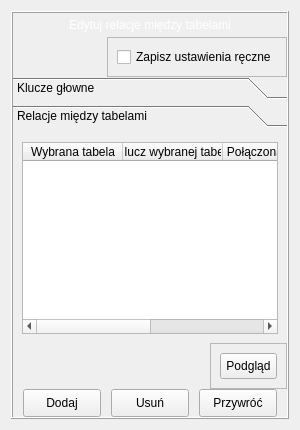
            <widget class="QWidget" name="relationMenuScreen">
             <layout class="QHBoxLayout" name="horizontalLayout_26">
              <item>
               <widget class="QFrame" name="frame_4">
                <property name="frameShape">
                 <enum>QFrame::Box</enum>
                </property>
                <property name="frameShadow">
                 <enum>QFrame::Raised</enum>
                </property>
                <layout class="QVBoxLayout" name="verticalLayout_21">
                 <property name="spacing">
                  <number>0</number>
                 </property>
                 <property name="leftMargin">
                  <number>0</number>
                 </property>
                 <property name="topMargin">
                  <number>0</number>
                 </property>
                 <property name="rightMargin">
                  <number>0</number>
                 </property>
                 <property name="bottomMargin">
                  <number>0</number>
                 </property>
                 <item>
                  <widget class="QFrame" name="frame_7">
                   <property name="frameShape">
                    <enum>QFrame::NoFrame</enum>
                   </property>
                   <property name="frameShadow">
                    <enum>QFrame::Raised</enum>
                   </property>
                   <layout class="QHBoxLayout" name="horizontalLayout_28">
                    <property name="spacing">
                     <number>5</number>
                    </property>
                    <property name="leftMargin">
                     <number>5</number>
                    </property>
                    <property name="topMargin">
                     <number>5</number>
                    </property>
                    <property name="rightMargin">
                     <number>5</number>
                    </property>
                    <property name="bottomMargin">
                     <number>5</number>
                    </property>
                    <item>
                     <widget class="QLabel" name="label_6">
                      <property name="styleSheet">
                       <string notr="true">font: 75 16pt &quot;Trebuchet MS&quot;;
color:white;</string>
                      </property>
                      <property name="text">
                       <string>Edytuj relacje między tabelami</string>
                      </property>
                      <property name="textFormat">
                       <enum>Qt::RichText</enum>
                      </property>
                      <property name="alignment">
                       <set>Qt::AlignCenter</set>
                      </property>
                      <property name="wordWrap">
                       <bool>true</bool>
                      </property>
                     </widget>
                    </item>
                   </layout>
                  </widget>
                 </item>
                 <item>
                  <widget class="QFrame" name="frame_5">
                   <property name="sizePolicy">
                    <sizepolicy hsizetype="Expanding" vsizetype="Expanding">
                     <horstretch>0</horstretch>
                     <verstretch>0</verstretch>
                    </sizepolicy>
                   </property>
                   <property name="frameShape">
                    <enum>QFrame::NoFrame</enum>
                   </property>
                   <property name="frameShadow">
                    <enum>QFrame::Raised</enum>
                   </property>
                   <layout class="QVBoxLayout" name="verticalLayout_34">
                    <property name="spacing">
                     <number>0</number>
                    </property>
                    <property name="leftMargin">
                     <number>0</number>
                    </property>
                    <property name="topMargin">
                     <number>0</number>
                    </property>
                    <property name="rightMargin">
                     <number>0</number>
                    </property>
                    <property name="bottomMargin">
                     <number>0</number>
                    </property>
                    <item alignment="Qt::AlignRight">
                     <widget class="QFrame" name="frame_51">
                      <property name="frameShape">
                       <enum>QFrame::StyledPanel</enum>
                      </property>
                      <property name="frameShadow">
                       <enum>QFrame::Raised</enum>
                      </property>
                      <layout class="QHBoxLayout" name="horizontalLayout_58">
                       <item>
                        <widget class="QCheckBox" name="saveRelationCheckbox">
                         <property name="text">
                          <string>Zapisz ustawienia ręczne</string>
                         </property>
                        </widget>
                       </item>
                      </layout>
                     </widget>
                    </item>
                    <item>
                     <widget class="QToolBox" name="relationBox">
                      <property name="styleSheet">
                       <string notr="true">font: 10pt &quot;Trebuchet MS&quot;;</string>
                      </property>
                      <property name="currentIndex">
                       <number>1</number>
                      </property>
                      <widget class="QWidget" name="primary">
                       <property name="geometry">
                        <rect>
                         <x>0</x>
                         <y>0</y>
                         <width>480</width>
                         <height>278</height>
                        </rect>
                       </property>
                       <attribute name="label">
                        <string>Klucze głowne</string>
                       </attribute>
                       <layout class="QHBoxLayout" name="horizontalLayout_56">
                        <item>
                         <widget class="QTableWidget" name="primaryWidget">
                          <column>
                           <property name="text">
                            <string>Nazwa tabeli</string>
                           </property>
                          </column>
                          <column>
                           <property name="text">
                            <string>Nazwa kolumny z kluczem</string>
                           </property>
                          </column>
                         </widget>
                        </item>
                       </layout>
                      </widget>
                      <widget class="QWidget" name="foreign">
                       <property name="geometry">
                        <rect>
                         <x>0</x>
                         <y>0</y>
                         <width>480</width>
                         <height>278</height>
                        </rect>
                       </property>
                       <attribute name="label">
                        <string>Relacje między tabelami</string>
                       </attribute>
                       <layout class="QHBoxLayout" name="horizontalLayout_57">
                        <item>
                         <widget class="QTableWidget" name="relationList">
                          <property name="selectionMode">
                           <enum>QAbstractItemView::MultiSelection</enum>
                          </property>
                          <property name="selectionBehavior">
                           <enum>QAbstractItemView::SelectRows</enum>
                          </property>
                          <attribute name="horizontalHeaderCascadingSectionResizes">
                           <bool>true</bool>
                          </attribute>
                          <column>
                           <property name="text">
                            <string>Wybrana tabela</string>
                           </property>
                          </column>
                          <column>
                           <property name="text">
                            <string>Klucz wybranej tabeli</string>
                           </property>
                          </column>
                          <column>
                           <property name="text">
                            <string>Połączona tabela</string>
                           </property>
                          </column>
                          <column>
                           <property name="text">
                            <string>Klucz połączonej tabeli</string>
                           </property>
                          </column>
                         </widget>
                        </item>
                       </layout>
                      </widget>
                     </widget>
                    </item>
                   </layout>
                  </widget>
                 </item>
                 <item alignment="Qt::AlignRight">
                  <widget class="QFrame" name="frame_43">
                   <property name="styleSheet">
                    <string notr="true"/>
                   </property>
                   <property name="frameShape">
                    <enum>QFrame::StyledPanel</enum>
                   </property>
                   <property name="frameShadow">
                    <enum>QFrame::Raised</enum>
                   </property>
                   <layout class="QVBoxLayout" name="verticalLayout_39">
                    <item>
                     <widget class="QPushButton" name="tableShow2Btn">
                      <property name="styleSheet">
                       <string notr="true">padding: 5px</string>
                      </property>
                      <property name="text">
                       <string>Podgląd</string>
                      </property>
                     </widget>
                    </item>
                   </layout>
                  </widget>
                 </item>
                 <item>
                  <widget class="QFrame" name="frame_6">
                   <property name="frameShape">
                    <enum>QFrame::NoFrame</enum>
                   </property>
                   <property name="frameShadow">
                    <enum>QFrame::Raised</enum>
                   </property>
                   <layout class="QHBoxLayout" name="horizontalLayout_29">
                    <property name="spacing">
                     <number>10</number>
                    </property>
                    <property name="leftMargin">
                     <number>10</number>
                    </property>
                    <property name="topMargin">
                     <number>0</number>
                    </property>
                    <property name="rightMargin">
                     <number>10</number>
                    </property>
                    <property name="bottomMargin">
                     <number>0</number>
                    </property>
                    <item>
                     <widget class="QPushButton" name="addRelationBtn">
                      <property name="styleSheet">
                       <string notr="true">padding: 6px;</string>
                      </property>
                      <property name="text">
                       <string>Dodaj</string>
                      </property>
                     </widget>
                    </item>
                    <item>
                     <widget class="QPushButton" name="deleteRelationBtn">
                      <property name="styleSheet">
                       <string notr="true">padding: 6px;</string>
                      </property>
                      <property name="text">
                       <string>Usuń</string>
                      </property>
                     </widget>
                    </item>
                    <item>
                     <widget class="QPushButton" name="rollbackRelationBtn">
                      <property name="styleSheet">
                       <string notr="true">padding: 6px;</string>
                      </property>
                      <property name="text">
                       <string>Przywróć</string>
                      </property>
                     </widget>
                    </item>
                   </layout>
                  </widget>
                 </item>
                </layout>
               </widget>
              </item>
             </layout>
            </widget>
